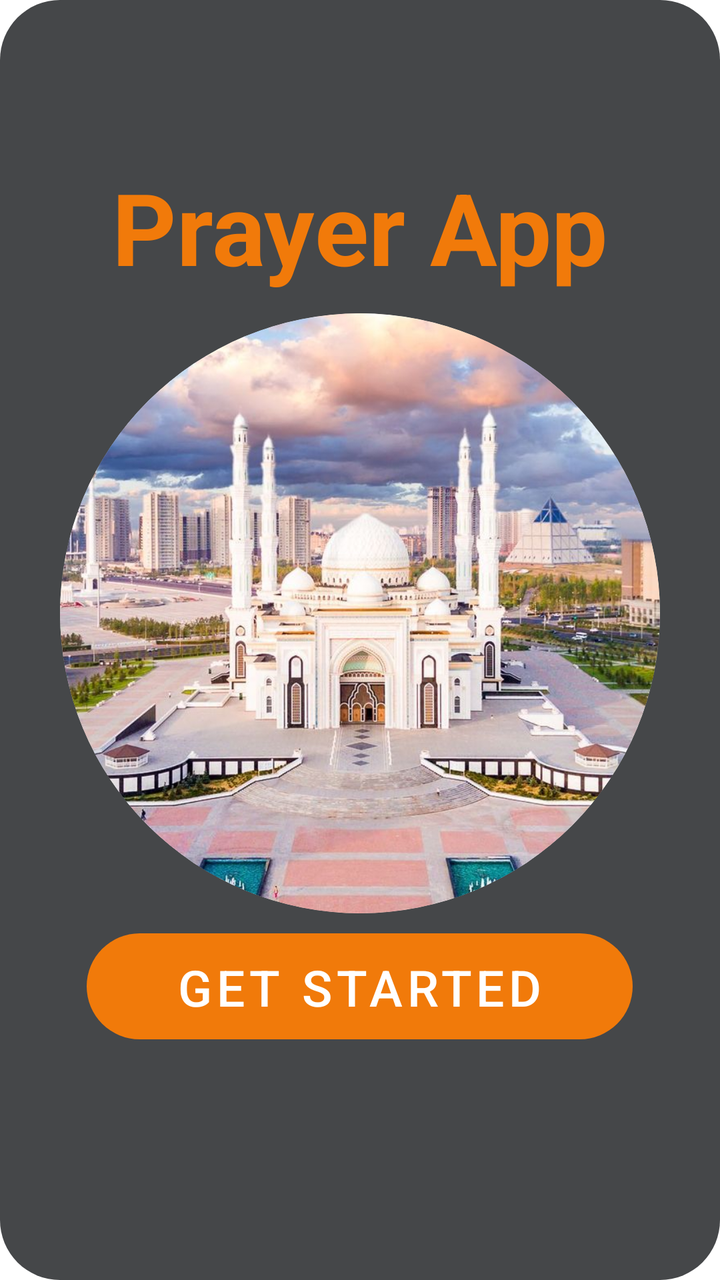
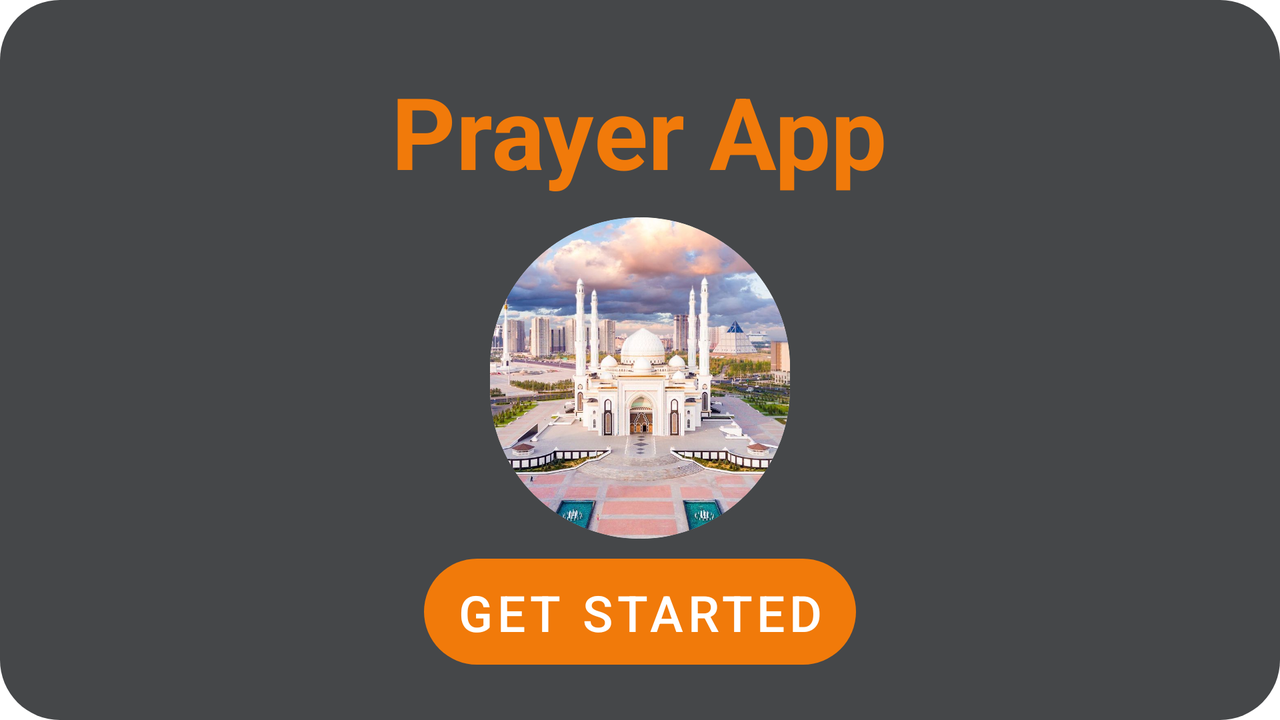

One screen, two layout resources from the same app: the default and the repository's alternative for another configuration. Each is rendered where Android would select it; the XML of both is given below.
<!-- AndroidManifest.xml: application theme Theme.Prayerapp -->
<!-- res/layout/fragment_main.xml -->
<?xml version="1.0" encoding="utf-8"?>
<androidx.constraintlayout.widget.ConstraintLayout xmlns:android="http://schemas.android.com/apk/res/android"
    xmlns:app="http://schemas.android.com/apk/res-auto"
    xmlns:tools="http://schemas.android.com/tools"
    android:layout_width="match_parent"
    android:layout_gravity="center"
    android:layout_height="match_parent"
    android:fitsSystemWindows="true"
    android:orientation="vertical"
    tools:context=".fragment.MainFragment">


    <LinearLayout
        android:layout_width="match_parent"
        android:layout_height="match_parent"
        android:layout_gravity="center"
        android:background="@drawable/bg_rounded_all"
        android:gravity="center"
        android:orientation="vertical"
        app:layout_constraintBottom_toBottomOf="parent"
        app:layout_constraintEnd_toEndOf="parent"
        app:layout_constraintHorizontal_bias="0.0"
        app:layout_constraintStart_toStartOf="parent"
        app:layout_constraintTop_toTopOf="parent"
        app:layout_constraintVertical_bias="0.0"
        tools:ignore="MissingConstraints">


        <TextView
            android:layout_width="wrap_content"
            android:layout_height="wrap_content"

            android:text="@string/prayer_app"
            android:textColor="?android:attr/colorActivatedHighlight"
            android:textSize="50sp"
            android:textStyle="bold" />

        <androidx.cardview.widget.CardView
            android:layout_width="300dp"
            android:layout_height="300dp"
            android:layout_margin="10dp"
            app:cardCornerRadius="300dp"
            app:cardElevation="0dp">

            <ImageView
                android:layout_width="match_parent"
                android:layout_height="300dp"
                android:scaleType="centerCrop"
                android:src="@drawable/mosque"
                tools:ignore="ContentDescription" />


        </androidx.cardview.widget.CardView>


        <Button
            android:id="@+id/GetStart"
            android:layout_width="273dp"
            android:layout_height="53dp"
            android:layout_gravity="center"
            android:layout_marginBottom="40dp"
            android:background="@drawable/buttons"
            android:text="@string/get_started"
            android:textColor="#FFFFFF"
            android:textSize="25sp" />


    </LinearLayout>




</androidx.constraintlayout.widget.ConstraintLayout>
<!-- resources referenced by this layout -->
<resources>
  <!-- drawable bg_rounded_all (drawable) -->
  <?xml version="1.0" encoding="utf-8"?>
  <shape xmlns:android="http://schemas.android.com/apk/res/android"
      android:shape="rectangle">
      <solid android:color="@color/material_dynamic_neutral30" />
      <corners android:radius="30dp" />
  </shape>
  <!-- drawable buttons (drawable) -->
  <?xml version="1.0" encoding="utf-8"?>
  <shape xmlns:android="http://schemas.android.com/apk/res/android">
  
      <corners
          android:topRightRadius="300dp"
          android:topLeftRadius="300dp"
          android:bottomLeftRadius="300dp"
          android:bottomRightRadius="300dp"
          />
  
  </shape>
  <!-- drawable mosque: jpg bitmap (drawable-v24, 127080 bytes) -->
  <string name="get_started">Get Started</string>
  <string name="prayer_app">Prayer App</string>
  <style name="Theme.Prayerapp" parent="Theme.MaterialComponents.Light.DarkActionBar">
          
          <item name="colorPrimary">#F17A0A</item>
          <item name="colorPrimaryVariant">@color/purple_700</item>
          <item name="colorOnPrimary">@color/white</item>
          
          <item name="colorSecondary">@color/teal_200</item>
          <item name="colorSecondaryVariant">@color/teal_700</item>
          <item name="colorOnSecondary">@color/black</item>
  
          <item name="android:windowFullscreen">true</item>
          
          <item name="android:statusBarColor">@color/black</item>
          
      </style>
  <color name="purple_700">#FF3700B3</color>
  <color name="white">#FFFFFFFF</color>
  <color name="teal_200">#FF03DAC5</color>
  <color name="teal_700">#FF018786</color>
  <color name="black">#FF000000</color>
</resources>
<!-- res/layout-land/fragment_main.xml (the repository's variant of the layout above) -->
<!-- drawn on the phone turned sideways -->
<?xml version="1.0" encoding="utf-8"?>
<androidx.constraintlayout.widget.ConstraintLayout xmlns:android="http://schemas.android.com/apk/res/android"
    xmlns:app="http://schemas.android.com/apk/res-auto"
    xmlns:tools="http://schemas.android.com/tools"
    android:layout_width="match_parent"
    android:layout_gravity="center"
    android:layout_height="match_parent"
    android:fitsSystemWindows="true"
    android:orientation="vertical"
    tools:context=".fragment.MainFragment">


    <androidx.constraintlayout.widget.ConstraintLayout
        android:layout_width="match_parent"
        android:layout_height="match_parent"
        android:layout_gravity="center"
        android:background="@drawable/bg_rounded_all"
        android:gravity="center"
        android:orientation="vertical"
        app:layout_constraintBottom_toBottomOf="parent"
        app:layout_constraintEnd_toEndOf="parent"
        app:layout_constraintHorizontal_bias="0.0"
        app:layout_constraintStart_toStartOf="parent"
        app:layout_constraintTop_toTopOf="parent"
        app:layout_constraintVertical_bias="0.0"
        tools:ignore="MissingConstraints">


        <TextView
            android:id="@+id/textView5"
            android:layout_width="wrap_content"

            android:layout_height="wrap_content"
            android:layout_marginStart="81dp"
            android:layout_marginTop="32dp"
            android:layout_marginEnd="82dp"
            android:text="@string/prayer_app"
            android:textColor="?android:attr/colorActivatedHighlight"
            android:textSize="50sp"
            android:textStyle="bold"
            app:layout_constraintEnd_toEndOf="parent"
            app:layout_constraintStart_toStartOf="parent"
            app:layout_constraintTop_toTopOf="parent" />

        <androidx.cardview.widget.CardView
            android:id="@+id/cardd"
            android:layout_width="150dp"
            android:layout_height="0dp"
            android:layout_margin="10dp"
            app:cardCornerRadius="300dp"
            app:cardElevation="0dp"
            app:layout_constraintBottom_toTopOf="@+id/GetStart"
            app:layout_constraintEnd_toEndOf="parent"
            app:layout_constraintStart_toStartOf="parent"
            app:layout_constraintTop_toBottomOf="@+id/textView5">

            <ImageView
                android:layout_width="wrap_content"
                android:layout_height="wrap_content"
                android:scaleType="centerCrop"
                android:src="@drawable/mosque"
                android:elevation="10dp"
                tools:ignore="ContentDescription" />


        </androidx.cardview.widget.CardView>


        <Button
            android:id="@+id/GetStart"
            android:layout_width="wrap_content"
            android:layout_height="53dp"
            android:layout_gravity="center"
            android:background="@drawable/buttons"
            android:text="@string/get_started"
            android:textColor="#FFFFFF"
            android:textSize="25sp"
            app:layout_constraintBottom_toBottomOf="parent"
            app:layout_constraintEnd_toEndOf="parent"
            app:layout_constraintStart_toStartOf="parent"
            app:layout_constraintTop_toTopOf="parent"
            app:layout_constraintVertical_bias="0.91" />


    </androidx.constraintlayout.widget.ConstraintLayout>


</androidx.constraintlayout.widget.ConstraintLayout>
